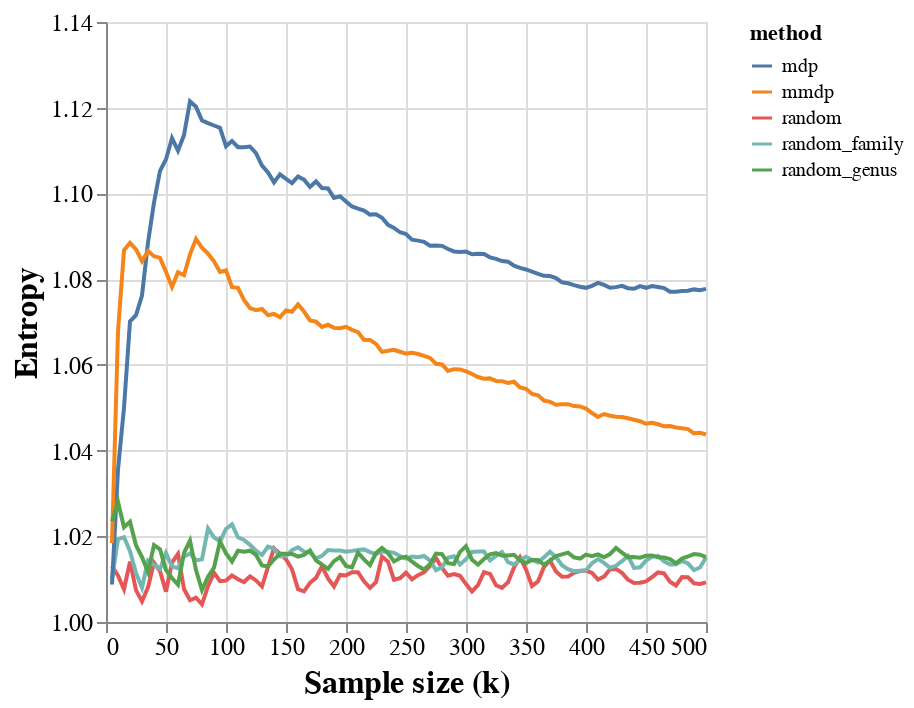

Notebook code for this chart:
### Code cell
import pandas as pd
from pathlib import Path
import altair as alt

# Frame = all languages in GB
# k = range from 5 to 500, steps of 5
# distances = all language in GB
df = pd.read_csv("experiments/experiment-gb-500.csv")

plot = (
    alt.Chart(df)
    .mark_line(color="blue")
    .encode(
        x=alt.X(
            "k",
            title="Sample size (k)",
        ),
        y=alt.Y(
            "entropy",
            scale=alt.Scale(domain=[1.0, 1.14]),
            title="Entropy",
        ),
        color="method",
    )
    .configure_axis(labelFontSize=12, labelFont="serif", titleFontSize=16, titleFont="serif")
)
plot

### Figure 1 — Vega-Lite specification as saved in the notebook (floating-point values rounded to 4 significant figures; data arrays with more than 128 entries replaced by an {"elided": "..."} marker saying what was removed)
{"config": {"view": {"continuousWidth": 300, "continuousHeight": 300}, "axis": {"labelFont": "serif", "labelFontSize": 12, "titleFont": "serif", "titleFontSize": 16}}, "data": {"name": "data-bb14b667808696a32ab82d720b6ba57e"}, "mark": {"type": "line", "color": "blue"}, "encoding": {"color": {"field": "method", "type": "nominal"}, "x": {"field": "k", "title": "Sample size (k)", "type": "quantitative"}, "y": {"field": "entropy", "scale": {"domain": [1.0, 1.14]}, "title": "Entropy", "type": "quantitative"}}, "$schema": "https://vega.github.io/schema/vega-lite/v5.16.3.json", "datasets": {"data-bb14b667808696a32ab82d720b6ba57e": {"elided": "500 records"}}}
